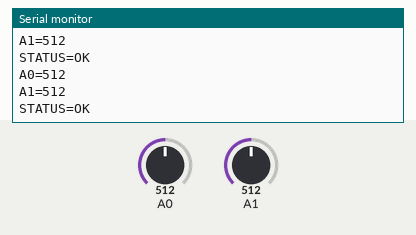
Recording of a sketch running on a simulated Arduino Uno, built with avr-gcc and run on an emulated ATmega328P. On the bench: the last lines printed to the serial monitor. The test bench sets the inputs (shaded band); at power-on: A0 = 512, A1 = 512.

Above: at 1.8 s.
1.9 s: A0 set to 716
At 2.8 s:
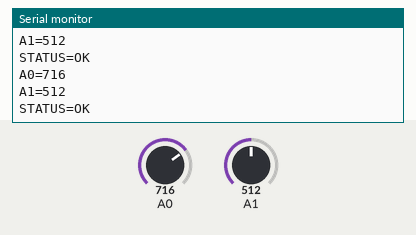
3.4 s: A1 set to 716
At 4.4 s:
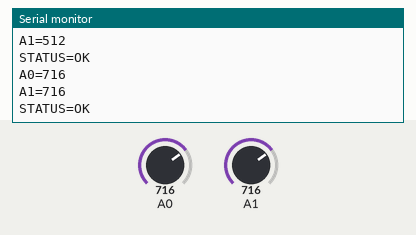
4.9 s: A0 set to 900
At 5.8 s:
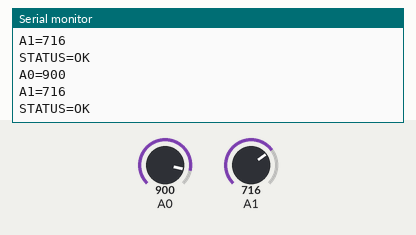
6.4 s: A1 set to 900
At 7.8 s:
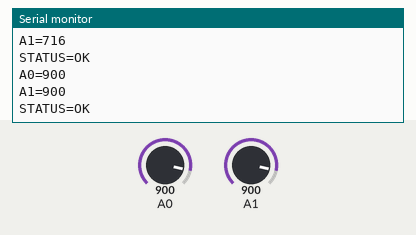
Timing chart, 0 to 8.9 s (numbered marks = the images above; inputs shaded):
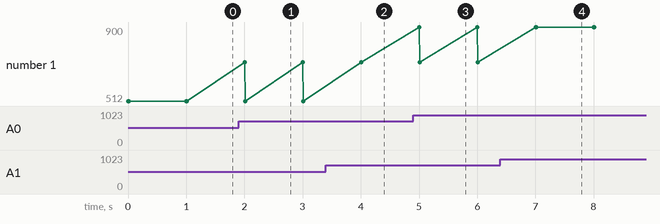

The sketch:

analog_multi_signal_sender.ino
```cpp
void setup() {
  Serial.begin(9600);
}

void loop() {
  int valueA0 = analogRead(A0);
  int valueA1 = analogRead(A1);

  Serial.print("A0=");
  Serial.println(valueA0);

  Serial.print("A1=");
  Serial.println(valueA1);

  Serial.println("STATUS=OK");

  delay(1000);
}
```

Measured:
- after the input at 1.9 s, the serial monitor: prints a new line after 0.10 s (image 1)
- after the input at 3.4 s, the serial monitor: prints a new line after 0.61 s (image 2)
- after the input at 4.9 s, the serial monitor: prints a new line after 0.10 s (image 3)
- after the input at 6.4 s, the serial monitor: prints a new line after 0.61 s (image 4)
